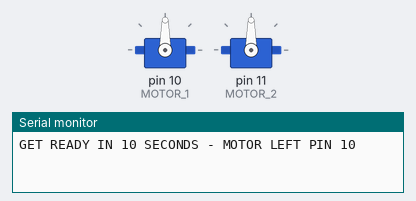
The sketch below on a simulated Arduino Uno, built with avr-gcc and run on an emulated ATmega328P. Shown: 2 × servo, the last lines printed to the serial monitor.

Above: at 0.1 s.
At 38.1 s:
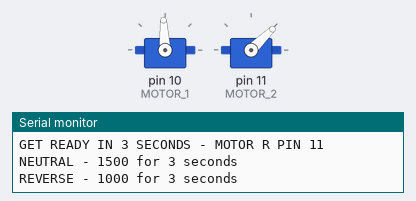
At 63.1 s:
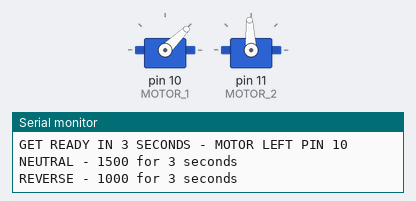
At 119.1 s:
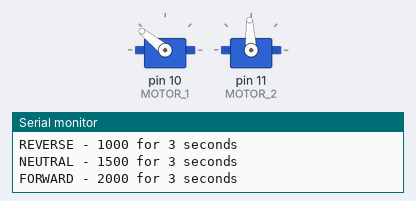
Timing chart, 0 to 123.5 s (numbered marks = the images above):
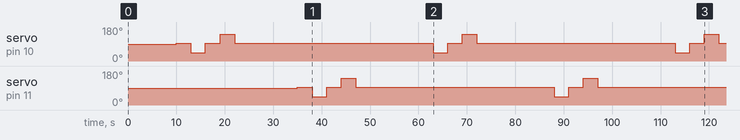

The sketch:

motor_calibration.ino
```cpp
#include <Servo.h>

const int MOTOR_1    = 10;
const int MOTOR_2    = 11;

Servo motor1;
Servo motor2;

void setup()
{

  motor1.attach(MOTOR_1);
  motor2.attach(MOTOR_2);

  // Start up the serial port for debugging
  Serial.begin(9600);

}

void loop() {

    Serial.println("GET READY IN 10 SECONDS - MOTOR LEFT PIN 10");
    delay(7000);
    Serial.println("GET READY IN 3 SECONDS - MOTOR LEFT PIN 10");
    delay(3000);

    Serial.println("NEUTRAL - 1500 for 3 seconds");
    motor1.writeMicroseconds(1500);   // neutral
    delay(3000);

    Serial.println("REVERSE - 1000 for 3 seconds");
    motor1.writeMicroseconds(1000);   // neutral
    delay(3000);

    Serial.println("NEUTRAL - 1500 for 3 seconds");
    motor1.writeMicroseconds(1500);   // neutral
    delay(3000);

    Serial.println("FORWARD - 2000 for 3 seconds");
    motor1.writeMicroseconds(2000);   // neutral
    delay(3000);

    Serial.println("NEUTRAL - 1500 for 3 seconds");
    motor1.writeMicroseconds(1500);   // neutral
    delay(3000);


    Serial.println("GET READY IN 10 SECONDS - MOTOR RIGHT PIN 11");
    delay(7000);
    Serial.println("GET READY IN 3 SECONDS - MOTOR R PIN 11");
    delay(3000);

    Serial.println("NEUTRAL - 1500 for 3 seconds");
    motor2.writeMicroseconds(1500);   // neutral
    delay(3000);

    Serial.println("REVERSE - 1000 for 3 seconds");
    motor2.writeMicroseconds(1000);   // neutral
    delay(3000);

    Serial.println("NEUTRAL - 1500 for 3 seconds");
    motor2.writeMicroseconds(1500);   // neutral
    delay(3000);

    Serial.println("FORWARD - 2000 for 3 seconds");
    motor2.writeMicroseconds(2000);   // neutral
    delay(3000);

    Serial.println("NEUTRAL - 1500 for 3 seconds");
    motor2.writeMicroseconds(1500);   // neutral
    delay(3000);
}
```

Measured:
- by itself, servo on pin 10 (MOTOR_1): repeats every 50.0 s: 44° 3.0 s, 93° 3.0 s, 141° 3.0 s, 93° 41.0 s
- by itself, servo on pin 11 (MOTOR_2): 90° → 93° at 35.0 s, → 44° 3.0 s later, → 93° 3.0 s later, → 141° 3.0 s later, … (9 changes in this stretch)
